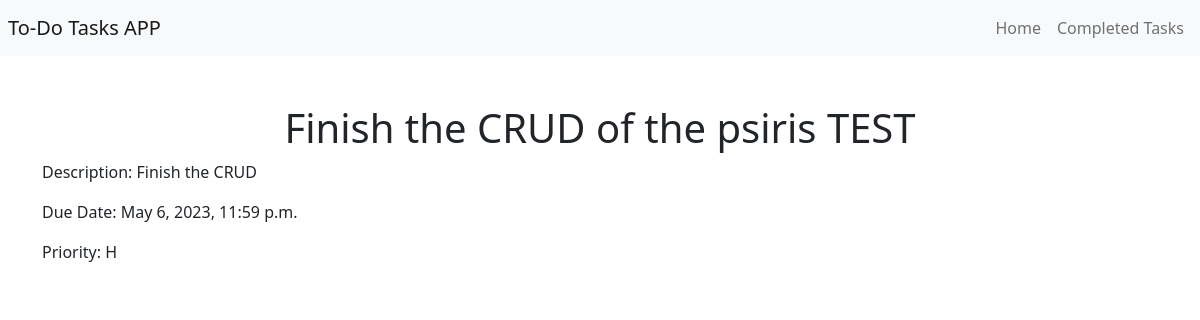
Screenshot of /task/95/ with the database file from the repository.
### todo/models.py (models this page shows, shortened)
class Task(models.Model):
    HIGH = 'H'
    MEDIUM = 'M'
    LOW = 'L'
    PRIORITY_CHOICES = [
        (HIGH, 'High'),
        (MEDIUM, 'Medium'),
        (LOW, 'Low'),
    ]
    title = models.CharField(max_length=200)
    description = models.TextField()
    due_date = models.DateTimeField(default=timezone.now)
    priority = models.CharField(max_length=1, choices=PRIORITY_CHOICES, default=MEDIUM)
    completed = models.BooleanField(default=False)

### todo/views.py (the view)
# urls.py: path('task/<int:pk>/', views.task_detail, name='task_detail'),
def task_detail(request, pk):
    task = get_object_or_404(Task, pk=pk)
    return render(request, 'todo/task_detail.html', {'task': task})

### todo/templates/todo/task_detail.html
{% extends 'todo/base.html' %}
{% block content %}
  <h1>{{ task.title }}</h1>
  <p>Description: {{ task.description }}</p>
  <p>Due Date: {{ task.due_date }}</p>
  <p>Priority: {{ task.priority }}</p>
{% endblock %}

### todo/static/todo/styles.css (style rules this page uses)
h1 { text-align: center; }

### rows the page displays
Task: title "Finish the CRUD of the psiris TEST", description "Finish the CRUD", due_date "May 6, 2023, 11:59 p.m.", priority "H"
